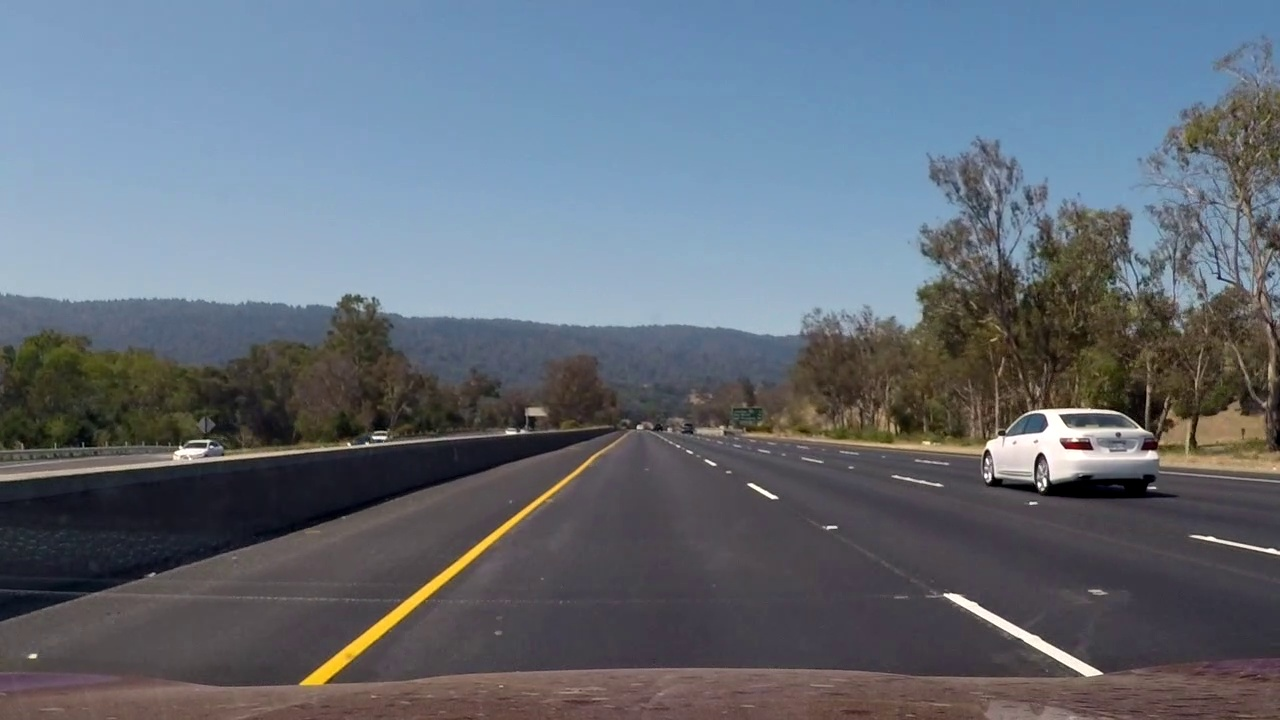
#> input picture test/frame350.jpg, 1280 x 720 px
$ python sliding_window.py   (older library calls are emulated)
#> lines starting #> are read from the running program, lines starting #| are printed output that depends on the picture
#> further down, image is the input picture: shape (720, 1280, 3); mean R, G, B 99.5, 108.2, 119.3
# Ported from class material

import numpy as np
import cv2
import matplotlib.pyplot as plt
import scipy.misc

SAVE_PATH = 'data/saved/'

# Here is your draw_boxes function from the previous exercise
def draw_boxes(img, bboxes, color=(0, 0, 255), thick=6):
    # Make a copy of the image
    imcopy = np.copy(img)
    # Iterate through the bounding boxes
    for bbox in bboxes:
        # Draw a rectangle given bbox coordinates
        cv2.rectangle(imcopy, bbox[0], bbox[1], color, thick)
    # Return the image copy with boxes drawn
    return imcopy


def get_sub_image(img, window):
    """
    Get a small set of the image specified by the window
    :param img: The whole image
    :param window: the sub image region
    :return: the sub image
    """
    (startx,starty), (endx, endy)= window
    return img[starty:endy, startx:endx, :]


def show_grid_view(img, bboxes, xy_nums=(8, 7)):
    """
    Plot each sub window images
    :param img: the whole image
    :param bboxes: the sub window box
    :param xy_nums: x,y size of grid display
    :return:
    """
    for i, box in enumerate(bboxes, start=1):
        (startx,starty), (endx, endy)= box
        plt.subplot(xy_nums[0], xy_nums[1], i, xticks=[], yticks=[])
        #plt.imshow(img[starty:endy, startx:endx, :])
        plt.imshow(get_sub_image(img, box))
    plt.show()


def save_sub_images(
        img, windows, size=(64, 64),
        path=SAVE_PATH, prefix='w', start_num=0):
    """
    Save images specified in windows to files
    :param img:
    :param windows:
    :param size: the final image size to be saved
    :return:
    """
    for i, window in enumerate(windows):
        fname = path + str(prefix) +str(i+start_num) + '.png'
        sub_img = get_sub_image(img, window)
        re_img = scipy.misc.imresize(sub_img, size)
        scipy.misc.imsave(fname, re_img)


# Define a function that takes an image,
# start and stop positions in both x and y,
# window size (x and y dimensions),
# and overlap fraction (for both x and y)
def slide_window(img, x_start_stop=[None, None], y_start_stop=[None, None],
                 xy_window=(64, 64), xy_overlap=(0.5, 0.5)):
    # If x and/or y start/stop positions not defined, set to image size
#> called with xy_window = (128, 128), xy_overlap = (0.75, 0.75)
    if x_start_stop[0] == None:
        x_start_stop[0] = 0
    if x_start_stop[1] == None:
        x_start_stop[1] = img.shape[1]
    if y_start_stop[0] == None:
        y_start_stop[0] = 0
    if y_start_stop[1] == None:
        y_start_stop[1] = img.shape[0]
    # Compute the span of the region to be searched
    xspan = x_start_stop[1] - x_start_stop[0]
#> xspan = 1280
    yspan = y_start_stop[1] - y_start_stop[0]
#> yspan = 720
    # Compute the number of pixels per step in x/y
    nx_pix_per_step = np.int(xy_window[0]*(1 - xy_overlap[0]))
    ny_pix_per_step = np.int(xy_window[1]*(1 - xy_overlap[1]))
    # Compute the number of windows in x/y
    nx_windows = np.int(xspan/nx_pix_per_step) - 1
#> nx_windows = 39
    ny_windows = np.int(yspan/ny_pix_per_step) - 1
#> ny_windows = 21
    # Initialize a list to append window positions to
    window_list = []
    # Loop through finding x and y window positions
    # Note: you could vectorize this step, but in practice
    # you'll be considering windows one by one with your
    # classifier, so looping makes sense
    for ys in range(ny_windows):
        for xs in range(nx_windows):
            # Calculate window position
            startx = xs*nx_pix_per_step + x_start_stop[0]
            endx = startx + xy_window[0]
            starty = ys*ny_pix_per_step + y_start_stop[0]
            endy = starty + xy_window[1]
            # Append window position to list
            window_list.append(((startx, starty), (endx, endy)))
    # Return the list of windows
    return window_list


if __name__ == '__main__':
    #image = mpimg.imread('bbox-example-image.jpg')
    image = scipy.misc.imread('../test/frame350.jpg')

    windows = slide_window(image, x_start_stop=[None, None], y_start_stop=[None, None],
                           xy_window=(128, 128), xy_overlap=(0.75, 0.75))
#> windows = 819 items
    window_img = draw_boxes(image, windows, color=(0, 0, 255), thick=6)
#> the loop in draw_boxes, `for bbox in bboxes:` made 819 passes
#> bbox on passes 1 to 3: ((0, 0), (128, 128)), ((32, 0), (160, 128)), ((64, 0), (192, 128))
#> after the loop in draw_boxes, `for bbox in bboxes:`:
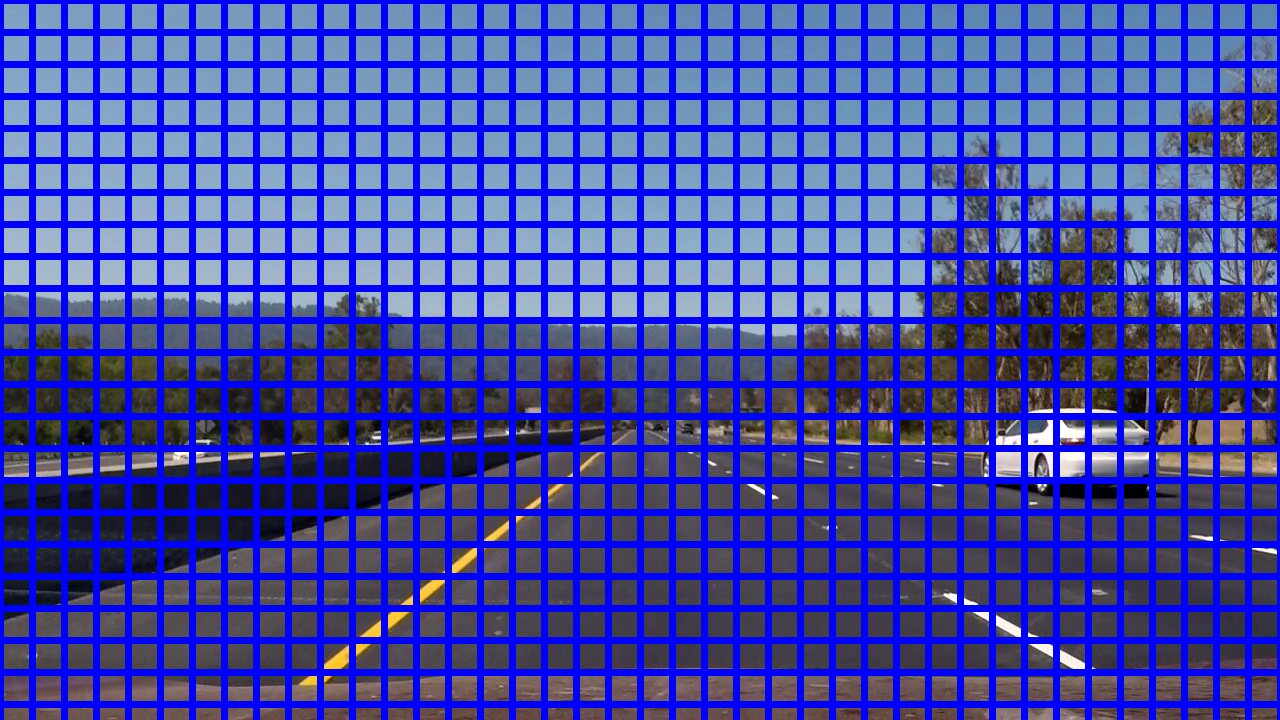
#> imcopy: shape (720, 1280, 3); mean R, G, B 60.7, 66, 172.2
    plt.imshow(window_img)
    plt.show()
    #show_grid_view(image, windows, xy_nums=(10,19))
    show_grid_view(image, windows, xy_nums=(20,45))
#> the loop in show_grid_view, `for i, box in enumerate(bboxes, start=1):` made 819 passes
#> in show_grid_view, `plt.show()`:
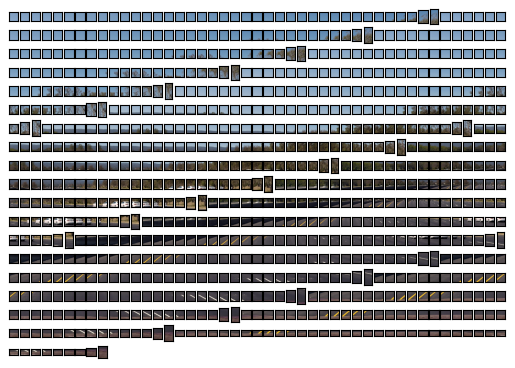
#> figure drawn by matplotlib, 819 panels

$ run again, with test/frame1100.jpg copied over test/frame350.jpg
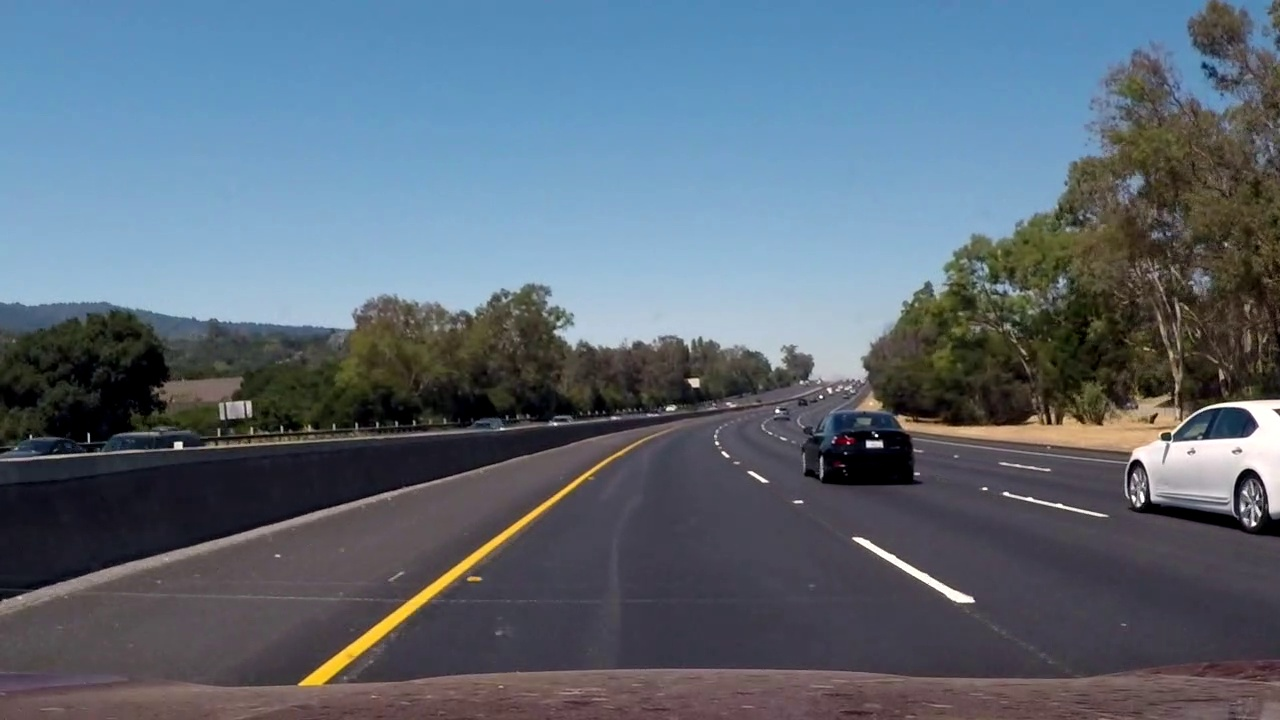
#> input picture test/frame1100.jpg, 1280 x 720 px
#> image is the input picture: shape (720, 1280, 3); mean R, G, B 91.9, 104.9, 118.2
#> windows = 819 items
#> the loop in draw_boxes, `for bbox in bboxes:` made 819 passes
#> bbox on passes 1 to 3: ((0, 0), (128, 128)), ((32, 0), (160, 128)), ((64, 0), (192, 128))
#> after the loop in draw_boxes, `for bbox in bboxes:`:
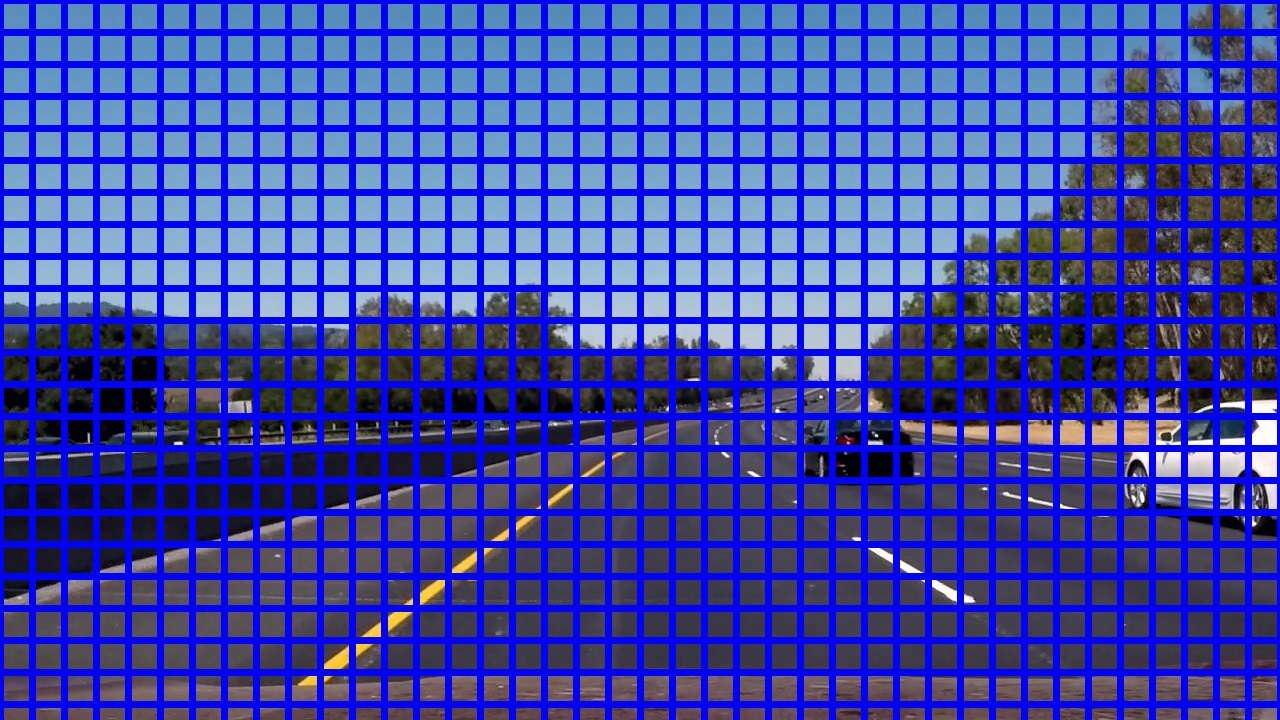
#> imcopy: shape (720, 1280, 3); mean R, G, B 56.2, 64.1, 171.6
#> the loop in show_grid_view, `for i, box in enumerate(bboxes, start=1):` made 819 passes

$ run again, with test/frame981.jpg copied over test/frame350.jpg
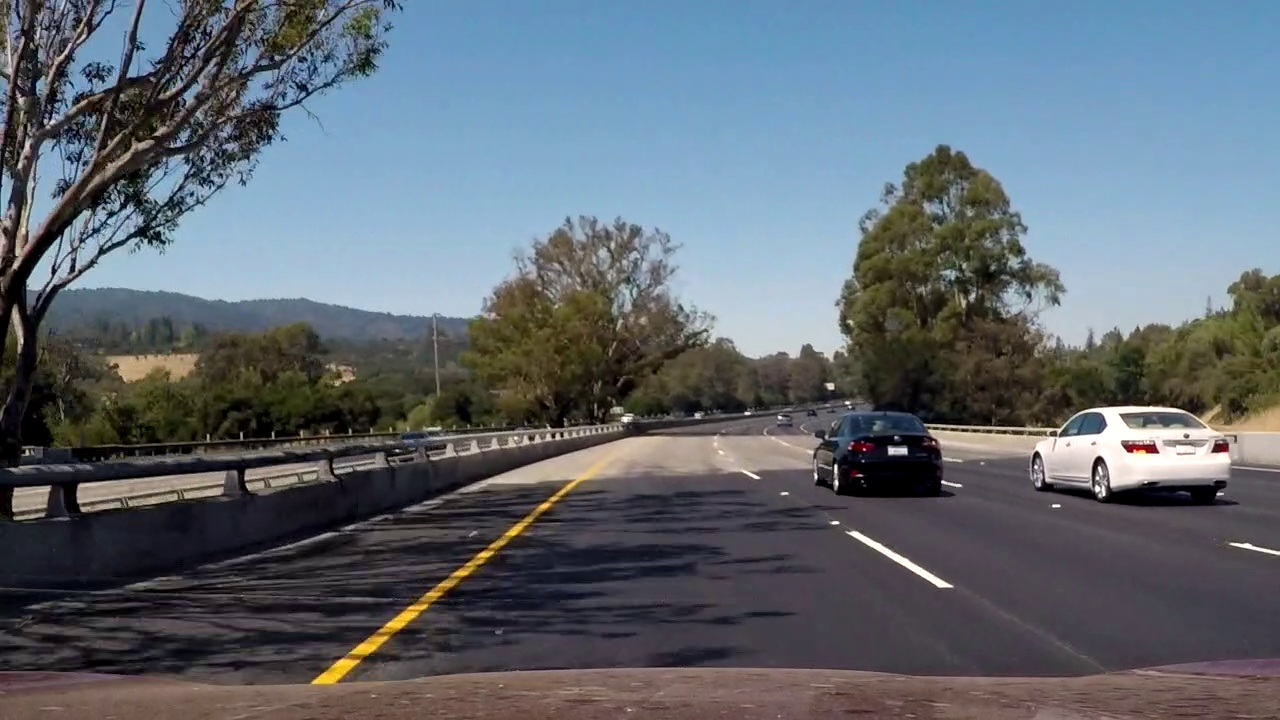
#> input picture test/frame981.jpg, 1280 x 720 px
#> image is the input picture: shape (720, 1280, 3); mean R, G, B 96.1, 104.6, 113.1
#> windows = 819 items
#> the loop in draw_boxes, `for bbox in bboxes:` made 819 passes
#> bbox on passes 1 to 3: ((0, 0), (128, 128)), ((32, 0), (160, 128)), ((64, 0), (192, 128))
#> after the loop in draw_boxes, `for bbox in bboxes:`:
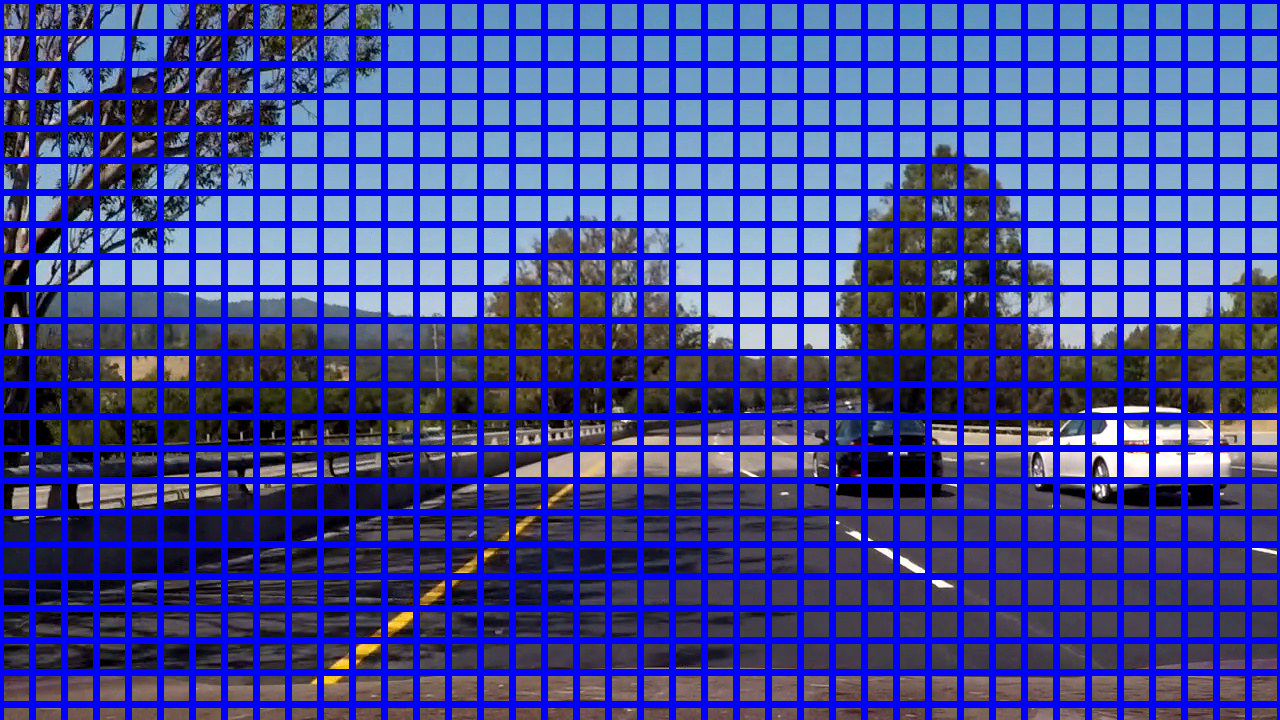
#> imcopy: shape (720, 1280, 3); mean R, G, B 58.6, 63.8, 168.5
#> the loop in show_grid_view, `for i, box in enumerate(bboxes, start=1):` made 819 passes
